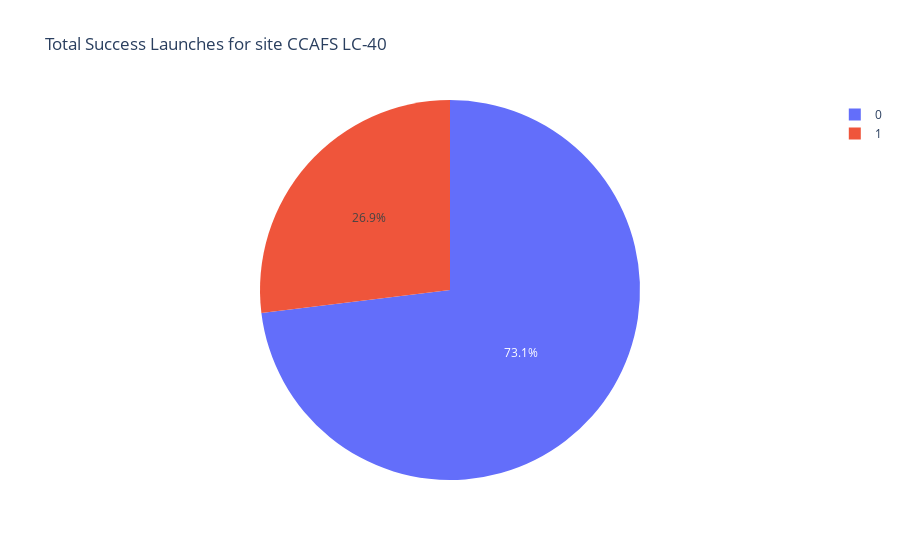

Source (notebook cell):
### Code cell
entered_site = 'CCAFS LC-40'

filtered_df = spacex_df[spacex_df["Launch Site"]==entered_site]
grouped_df = filtered_df.groupby('class').size().reset_index(name='counts')

fig = px.pie(grouped_df, values='counts', 
    names= 'class' , 
    title='Total Success Launches for site ' + entered_site )
fig.show()

dcc.RangeSlider(id='payload-slider',
                min=0, max=10000, step=1000,
                marks={0: '0', 100: '100'},
                value=[np.min(spacex_df[['Payload Mass (kg)']]), 
                       np.max(spacex_df[['Payload Mass (kg)']])
                       ]
                )

### Figure 1 — Plotly figure (JSON) as saved in the notebook; plotly's stock layout.template omitted (floating-point values rounded to 4 significant figures)
{"data": [{"domain": {"x": [0, 1], "y": [0, 1]}, "hovertemplate": "class=%{label}<br>counts=%{value}<extra></extra>", "labels": [0, 1], "legendgroup": "", "name": "", "showlegend": true, "type": "pie", "values": [19, 7]}], "layout": {"legend": {"tracegroupgap": 0}, "title": {"text": "Total Success Launches for site CCAFS LC-40"}}}
